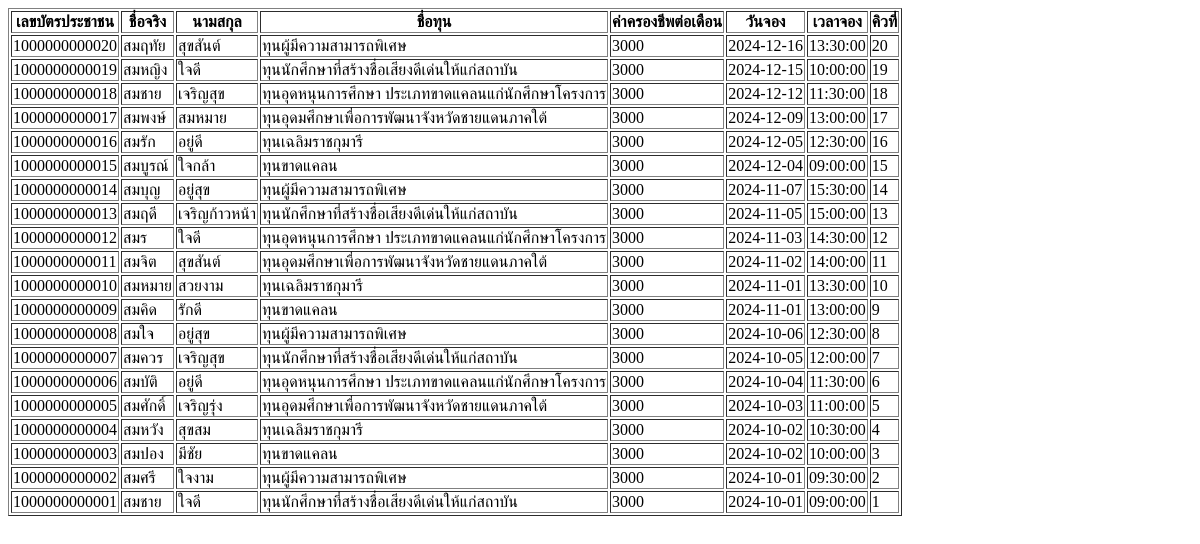
Before: /webpage5.php with the older database file.
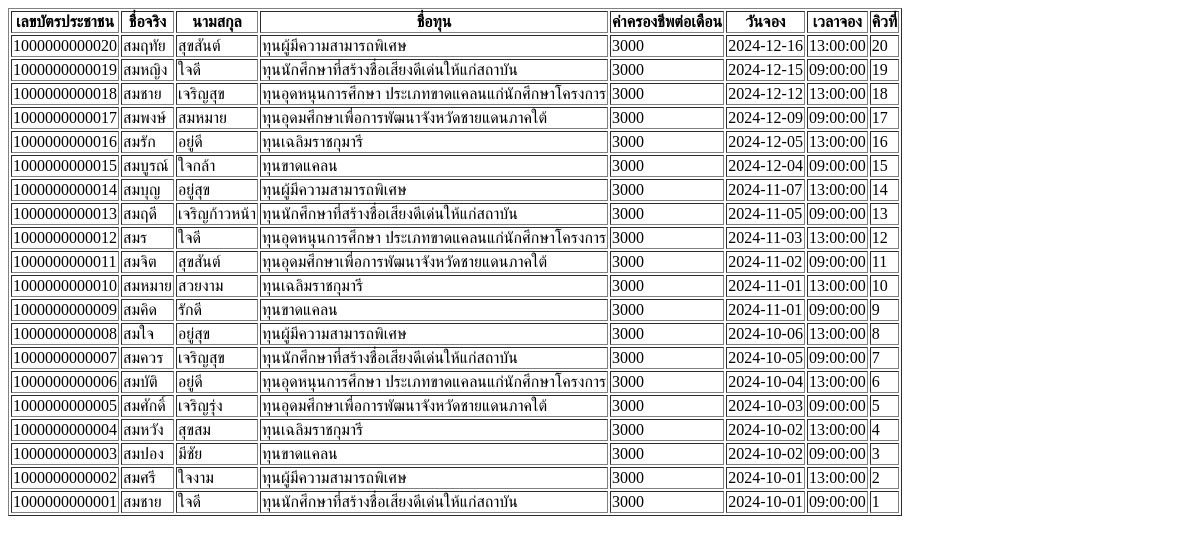
After: the same page with the newer database file.
### tables this page shows
CREATE TABLE Reservation (
    reservation_id INT AUTO_INCREMENT NOT NULL,
    reserve_date DATE NOT NULL,
    reserve_time TIME NOT NULL,
    queue_no INT NOT NULL,
    checklist_id INT NOT NULL,
    national_id VARCHAR(13) NOT NULL,
    duration_id VARCHAR(2) NOT NULL,

    PRIMARY KEY (reservation_id),
    Foreign Key (checklist_id) REFERENCES Checklist(checklist_id),
    Foreign Key (national_id) REFERENCES Users(national_id),
    Foreign key (duration_id) REFERENCES Post_Duration(Duration_id)
);

CREATE TABLE Users (
    national_id VARCHAR(13) NOT NULL,
    firstname VARCHAR(50) NOT NULL,
    lastname VARCHAR(50) NOT NULL,
    Email VARCHAR(50),
    phone_num VARCHAR(10), 
    birthdate DATE,
    user_role TINYINT(1),
    user_cate_id TINYINT(1) NOT NULL,
    passwd VARCHAR(100),

    PRIMARY KEY (national_id),
    FOREIGN KEY (user_cate_id) REFERENCES User_category(user_cate_id)
);

CREATE TABLE Scholarship (
    scholarship_id VARCHAR(10) NOT NULL,
    scholarship_name VARCHAR(50) NOT NULL,

    PRIMARY KEY (scholarship_id)
);

CREATE TABLE Cost_of_living_status (
    cost_of_living_id TINYINT(1) NOT NULL,
    amount INT NOT NULL,

    PRIMARY KEY (cost_of_living_id)
);

### webpage5.php (the view)
<?php include "connect.php" ?>
<html>
<head><meta charset="utf-8"></head>
<body>
    <?php
        $stmt = $pdo->prepare("SELECT Users.national_id AS 'เลขบัตรประชาชน', Users.firstname AS 'ชื่อจริง' , Users.lastname AS 'นามสกุล', Scholarship.scholarship_name AS 'ชื่อทุน', Cost_of_living_status.amount AS 'ค่าครองชีพต่อเดือน', Reservation.reserve_date AS 'วันจอง', Reservation.reserve_time AS 'เวลาจอง', Reservation.queue_no AS 'คิวที่'
                                FROM Reservation
                                JOIN Users ON Reservation.national_id = Users.national_id
                                JOIN Checklist ON Reservation.checklist_id = Checklist.checklist_id
                                JOIN Scholarship ON Checklist.scholarship_id = Scholarship.scholarship_id
                                JOIN Cost_of_living_status ON Checklist.cost_of_living_id = Cost_of_living_status.cost_of_living_id
                                ORDER BY
                                Reservation.reserve_date DESC,
                                Reservation.reserve_time DESC;");
        $stmt->execute();
        echo "<table border='1'>";
        echo "<tr>";
        echo "<th>เลขบัตรประชาชน</th>";
        echo "<th>ชื่อจริง</th>";
        echo "<th>นามสกุล</th>";
        echo "<th>ชื่อทุน</th>";
        echo "<th>ค่าครองชีพต่อเดือน</th>";
        echo "<th>วันจอง</th>";
        echo "<th>เวลาจอง</th>";
        echo "<th>คิวที่</th>";
        echo "</tr>";
        while ($row = $stmt->fetch()) {
            echo "<tr>";
            echo "<td>" . $row ["เลขบัตรประชาชน"] . "</td>";
            echo "<td>" . $row ["ชื่อจริง"] . "</td>";
            echo "<td>" . $row ["นามสกุล"] . "</td>";
            echo "<td>" . $row ["ชื่อทุน"] . "</td>";
            echo "<td>" . $row ["ค่าครองชีพต่อเดือน"] . "</td>";
            echo "<td>" . $row ["วันจอง"] . "</td>";
            echo "<td>" . $row ["เวลาจอง"] . "</td>";
            echo "<td>" . $row ["คิวที่"] . "</td>";
            echo "</tr>";
        }
        echo "</table>";
    ?>
</body>
</html>

Changed rows visible on the page:
changed reservation "สมฤทัย": reserve_time "13:30:00" → "13:00:00"
changed reservation "สมหญิง": reserve_time "10:00:00" → "09:00:00"
changed reservation (number 3 of 20 on the later page): reserve_time "11:30:00" → "13:00:00"
changed reservation "สมพงษ์": reserve_time "13:00:00" → "09:00:00"
changed reservation "สมรัก": reserve_time "12:30:00" → "13:00:00"
changed reservation "สมบุญ": reserve_time "15:30:00" → "13:00:00"
changed reservation "สมฤดี": reserve_time "15:00:00" → "09:00:00"
changed reservation "สมร": reserve_time "14:30:00" → "13:00:00"
changed reservation "สมจิต": reserve_time "14:00:00" → "09:00:00"
changed reservation "สวยงาม": reserve_time "13:30:00" → "13:00:00"
changed reservation "สมคิด": reserve_time "13:00:00" → "09:00:00"
changed reservation "สมใจ": reserve_time "12:30:00" → "13:00:00"
changed reservation "สมควร": reserve_time "12:00:00" → "09:00:00"
changed reservation "สมบัติ": reserve_time "11:30:00" → "13:00:00"
changed reservation "สมศักดิ์": reserve_time "11:00:00" → "09:00:00"
changed reservation "สมหวัง": reserve_time "10:30:00" → "13:00:00"
changed reservation "สมปอง": reserve_time "10:00:00" → "09:00:00"
changed reservation "สมศรี": reserve_time "09:30:00" → "13:00:00"
